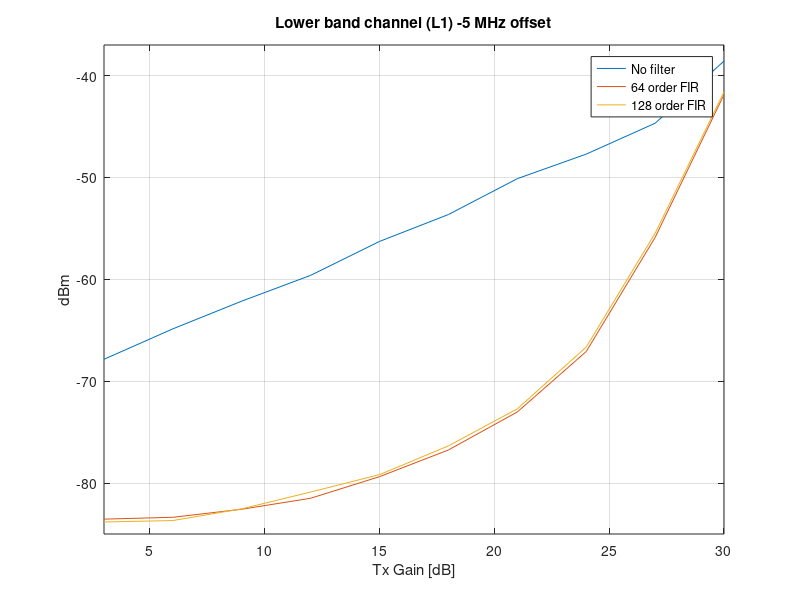
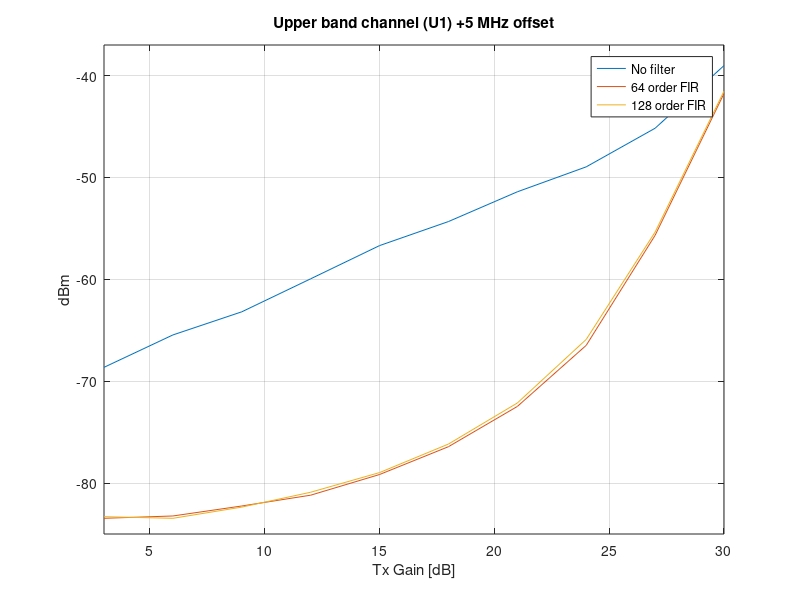
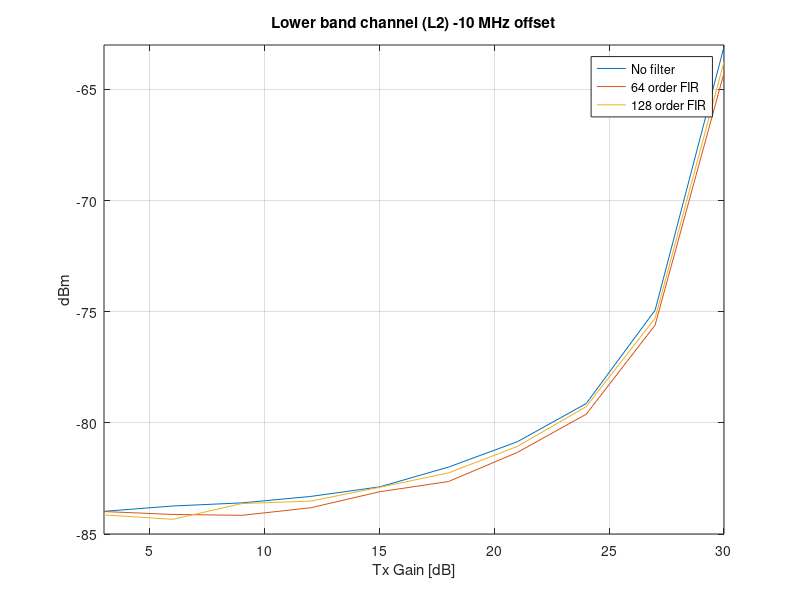
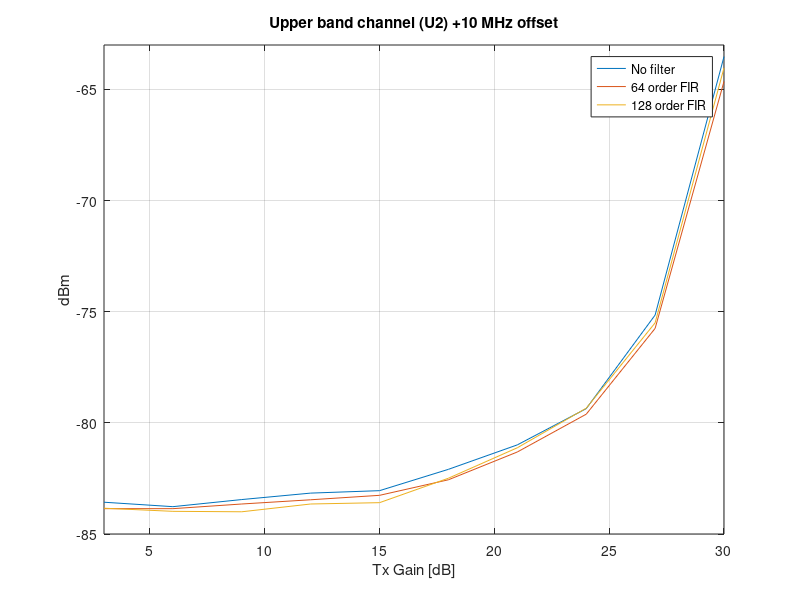

The MATLAB script that drew these images, in order:
close all;clear all;clc

L1_dBm = [
3	-67.85	-83.54	-83.82;
6	-64.86	-83.36	-83.68;
9	-62.14	-82.57	-82.53;
12	-59.61	-81.49	-80.88;
15	-56.28	-79.37	-79.17;
18	-53.64	-76.75	-76.35;
21	-50.12	-73.02	-72.71;
24	-47.71	-67.09	-66.65;
27	-44.68	-55.89	-55.48;
30	-38.58	-41.87	-41.6    
];

L2_dBm = [
3	-83.98	-83.99	-84.14;
6	-83.74	-84.12	-84.34;
9	-83.6	-84.16	-83.63;
12	-83.31	-83.82	-83.52;
15	-82.88	-83.1	-82.9;
18	-81.99	-82.64	-82.25;
21	-80.85	-81.33	-81.06;
24	-79.13	-79.61	-79.27;
27	-74.93	-75.6	-75.29;
30	-63.08	-64.26	-63.76   
];

U1_dBm = [
3	-68.64	-83.46	-83.3;
6	-65.46	-83.23	-83.46;
9	-63.19	-82.25	-82.36;
12	-59.95	-81.19	-80.9;
15	-56.69	-79.16	-78.97;
18	-54.33	-76.43	-76.17;
21	-51.41	-72.48	-72.14;
24	-48.96	-66.48	-65.9;
27	-45.17	-55.68	-55.36;
30	-39.02	-41.76	-41.53
];

U2_dBm = [
3	-83.57	-83.86	-83.84;
6	-83.77	-83.86	-83.98;
9	-83.45	-83.65	-84;
12	-83.16	-83.46	-83.65;
15	-83.05	-83.26	-83.59;
18	-82.09	-82.56	-82.49;
21	-80.99	-81.31	-81.12;
24	-79.36	-79.61	-79.34;
27	-75.15	-75.75	-75.5;
30	-63.52	-64.64	-64.03
];

figure
plot(L1_dBm(:,1),L1_dBm(:,2))
hold on
plot(L1_dBm(:,1),L1_dBm(:,3))
plot(L1_dBm(:,1),L1_dBm(:,4))
hold off
grid on
axis([L1_dBm(1,1) L1_dBm(10,1) -85 -37])
xlabel('Tx Gain [dB]')
ylabel('dBm')
title('Lower band channel (L1) -5 MHz offset')
legend('No filter','64 order FIR','128 order FIR');

figure
plot(U1_dBm(:,1),U1_dBm(:,2))
hold on
plot(U1_dBm(:,1),U1_dBm(:,3))
plot(U1_dBm(:,1),U1_dBm(:,4))
hold off
grid on
axis([U1_dBm(1,1) U1_dBm(10,1) -85 -37])
xlabel('Tx Gain [dB]')
ylabel('dBm')
title('Upper band channel (U1) +5 MHz offset')
legend('No filter','64 order FIR','128 order FIR');

figure
plot(L2_dBm(:,1),L2_dBm(:,2))
hold on
plot(L2_dBm(:,1),L2_dBm(:,3))
plot(L2_dBm(:,1),L2_dBm(:,4))
hold off
grid on
axis([U2_dBm(1,1) U2_dBm(10,1) -85 -63])
xlabel('Tx Gain [dB]')
ylabel('dBm')
title('Lower band channel (L2) -10 MHz offset')
legend('No filter','64 order FIR','128 order FIR');

figure
plot(U2_dBm(:,1),U2_dBm(:,2))
hold on
plot(U2_dBm(:,1),U2_dBm(:,3))
plot(U2_dBm(:,1),U2_dBm(:,4))
hold off
grid on
axis([U2_dBm(1,1) U2_dBm(10,1) -85 -63])
xlabel('Tx Gain [dB]')
ylabel('dBm')
title('Upper band channel (U2) +10 MHz offset')
legend('No filter','64 order FIR','128 order FIR');


